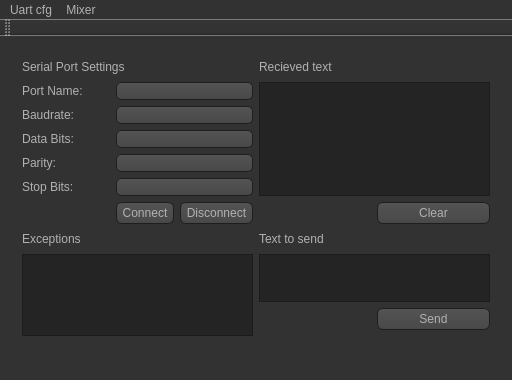
<?xml version="1.0" encoding="UTF-8"?>
<ui version="4.0">
 <class>MainWindow</class>
 <widget class="QMainWindow" name="MainWindow">
  <property name="geometry">
   <rect>
    <x>0</x>
    <y>0</y>
    <width>512</width>
    <height>380</height>
   </rect>
  </property>
  <property name="windowTitle">
   <string>MainWindow</string>
  </property>
  <property name="styleSheet">
   <string notr="true">QToolTip
{
     border: 1px solid black;
     background-color: #ffa02f;
     padding: 1px;
     border-radius: 3px;
     opacity: 100;
}

QWidget
{
    color: #b1b1b1;
    background-color: #323232;
}

QWidget:item:hover
{
    background-color: QLinearGradient( x1: 0, y1: 0, x2: 0, y2: 1, stop: 0 #ffa02f, stop: 1 #ca0619);
    color: #000000;
}

QWidget:item:selected
{
    background-color: QLinearGradient( x1: 0, y1: 0, x2: 0, y2: 1, stop: 0 #ffa02f, stop: 1 #d7801a);
}

QMenuBar::item
{
    background: transparent;
}

QMenuBar::item:selected
{
    background: transparent;
    border: 1px solid #ffaa00;
}

QMenuBar::item:pressed
{
    background: #444;
    border: 1px solid #000;
    background-color: QLinearGradient(
        x1:0, y1:0,
        x2:0, y2:1,
        stop:1 #212121,
        stop:0.4 #343434/*,
        stop:0.2 #343434,
        stop:0.1 #ffaa00*/
    );
    margin-bottom:-1px;
    padding-bottom:1px;
}

QMenu
{
    border: 1px solid #000;
}

QMenu::item
{
    padding: 2px 20px 2px 20px;
}

QMenu::item:selected
{
    color: #000000;
}

QWidget:disabled
{
    color: #404040;
    background-color: #323232;
}

QAbstractItemView
{
    background-color: QLinearGradient( x1: 0, y1: 0, x2: 0, y2: 1, stop: 0 #4d4d4d, stop: 0.1 #646464, stop: 1 #5d5d5d);
}

QWidget:focus
{
    /*border: 2px solid QLinearGradient( x1: 0, y1: 0, x2: 0, y2: 1, stop: 0 #ffa02f, stop: 1 #d7801a);*/
}

QLineEdit
{
    background-color: QLinearGradient( x1: 0, y1: 0, x2: 0, y2: 1, stop: 0 #4d4d4d, stop: 0 #646464, stop: 1 #5d5d5d);
    padding: 1px;
    border-style: solid;
    border: 1px solid #1e1e1e;
    border-radius: 5;
}

QPushButton
{
    color: #b1b1b1;
    background-color: QLinearGradient( x1: 0, y1: 0, x2: 0, y2: 1, stop: 0 #565656, stop: 0.1 #525252, stop: 0.5 #4e4e4e, stop: 0.9 #4a4a4a, stop: 1 #464646);
    border-width: 1px;
    border-color: #1e1e1e;
    border-style: solid;
    border-radius: 6;
    padding: 3px;
    font-size: 12px;
    padding-left: 5px;
    padding-right: 5px;
}

QPushButton:pressed
{
    background-color: QLinearGradient( x1: 0, y1: 0, x2: 0, y2: 1, stop: 0 #2d2d2d, stop: 0.1 #2b2b2b, stop: 0.5 #292929, stop: 0.9 #282828, stop: 1 #252525);
}

QComboBox
{
    selection-background-color: #ffaa00;
    background-color: QLinearGradient( x1: 0, y1: 0, x2: 0, y2: 1, stop: 0 #565656, stop: 0.1 #525252, stop: 0.5 #4e4e4e, stop: 0.9 #4a4a4a, stop: 1 #464646);
    border-style: solid;
    border: 1px solid #1e1e1e;
    border-radius: 5;
}

QComboBox:hover,QPushButton:hover
{
    border: 2px solid QLinearGradient( x1: 0, y1: 0, x2: 0, y2: 1, stop: 0 #ffa02f, stop: 1 #d7801a);
}


QComboBox:on
{
    padding-top: 3px;
    padding-left: 4px;
    background-color: QLinearGradient( x1: 0, y1: 0, x2: 0, y2: 1, stop: 0 #2d2d2d, stop: 0.1 #2b2b2b, stop: 0.5 #292929, stop: 0.9 #282828, stop: 1 #252525);
    selection-background-color: #ffaa00;
}

QComboBox QAbstractItemView
{
    border: 2px solid darkgray;
    selection-background-color: QLinearGradient( x1: 0, y1: 0, x2: 0, y2: 1, stop: 0 #ffa02f, stop: 1 #d7801a);
}

QComboBox::drop-down
{
     subcontrol-origin: padding;
     subcontrol-position: top right;
     width: 15px;

     border-left-width: 0px;
     border-left-color: darkgray;
     border-left-style: solid; /* just a single line */
     border-top-right-radius: 3px; /* same radius as the QComboBox */
     border-bottom-right-radius: 3px;
 }

QComboBox::down-arrow
{
     image: url(:/down_arrow.png);
}

QGroupBox:focus
{
border: 2px solid QLinearGradient( x1: 0, y1: 0, x2: 0, y2: 1, stop: 0 #ffa02f, stop: 1 #d7801a);
}

QTextEdit:focus
{
    border: 2px solid QLinearGradient( x1: 0, y1: 0, x2: 0, y2: 1, stop: 0 #ffa02f, stop: 1 #d7801a);
}

QScrollBar:horizontal {
     border: 1px solid #222222;
     background: QLinearGradient( x1: 0, y1: 0, x2: 0, y2: 1, stop: 0.0 #121212, stop: 0.2 #282828, stop: 1 #484848);
     height: 7px;
     margin: 0px 16px 0 16px;
}

QScrollBar::handle:horizontal
{
      background: QLinearGradient( x1: 0, y1: 0, x2: 1, y2: 0, stop: 0 #ffa02f, stop: 0.5 #d7801a, stop: 1 #ffa02f);
      min-height: 20px;
      border-radius: 2px;
}

QScrollBar::add-line:horizontal {
      border: 1px solid #1b1b19;
      border-radius: 2px;
      background: QLinearGradient( x1: 0, y1: 0, x2: 1, y2: 0, stop: 0 #ffa02f, stop: 1 #d7801a);
      width: 14px;
      subcontrol-position: right;
      subcontrol-origin: margin;
}

QScrollBar::sub-line:horizontal {
      border: 1px solid #1b1b19;
      border-radius: 2px;
      background: QLinearGradient( x1: 0, y1: 0, x2: 1, y2: 0, stop: 0 #ffa02f, stop: 1 #d7801a);
      width: 14px;
     subcontrol-position: left;
     subcontrol-origin: margin;
}

QScrollBar::right-arrow:horizontal, QScrollBar::left-arrow:horizontal
{
      border: 1px solid black;
      width: 1px;
      height: 1px;
      background: white;
}

QScrollBar::add-page:horizontal, QScrollBar::sub-page:horizontal
{
      background: none;
}

QScrollBar:vertical
{
      background: QLinearGradient( x1: 0, y1: 0, x2: 1, y2: 0, stop: 0.0 #121212, stop: 0.2 #282828, stop: 1 #484848);
      width: 7px;
      margin: 16px 0 16px 0;
      border: 1px solid #222222;
}

QScrollBar::handle:vertical
{
      background: QLinearGradient( x1: 0, y1: 0, x2: 0, y2: 1, stop: 0 #ffa02f, stop: 0.5 #d7801a, stop: 1 #ffa02f);
      min-height: 20px;
      border-radius: 2px;
}

QScrollBar::add-line:vertical
{
      border: 1px solid #1b1b19;
      border-radius: 2px;
      background: QLinearGradient( x1: 0, y1: 0, x2: 0, y2: 1, stop: 0 #ffa02f, stop: 1 #d7801a);
      height: 14px;
      subcontrol-position: bottom;
      subcontrol-origin: margin;
}

QScrollBar::sub-line:vertical
{
      border: 1px solid #1b1b19;
      border-radius: 2px;
      background: QLinearGradient( x1: 0, y1: 0, x2: 0, y2: 1, stop: 0 #d7801a, stop: 1 #ffa02f);
      height: 14px;
      subcontrol-position: top;
      subcontrol-origin: margin;
}

QScrollBar::up-arrow:vertical, QScrollBar::down-arrow:vertical
{
      border: 1px solid black;
      width: 1px;
      height: 1px;
      background: white;
}


QScrollBar::add-page:vertical, QScrollBar::sub-page:vertical
{
      background: none;
}

QTextEdit
{
    background-color: #242424;
}

QPlainTextEdit
{
    background-color: #242424;
}

QHeaderView::section
{
    background-color: QLinearGradient(x1:0, y1:0, x2:0, y2:1, stop:0 #616161, stop: 0.5 #505050, stop: 0.6 #434343, stop:1 #656565);
    color: white;
    padding-left: 4px;
    border: 1px solid #6c6c6c;
}

QCheckBox:disabled
{
color: #414141;
}

QDockWidget::title
{
    text-align: center;
    spacing: 3px; /* spacing between items in the tool bar */
    background-color: QLinearGradient(x1:0, y1:0, x2:0, y2:1, stop:0 #323232, stop: 0.5 #242424, stop:1 #323232);
}

QDockWidget::close-button, QDockWidget::float-button
{
    text-align: center;
    spacing: 1px; /* spacing between items in the tool bar */
    background-color: QLinearGradient(x1:0, y1:0, x2:0, y2:1, stop:0 #323232, stop: 0.5 #242424, stop:1 #323232);
}

QDockWidget::close-button:hover, QDockWidget::float-button:hover
{
    background: #242424;
}

QDockWidget::close-button:pressed, QDockWidget::float-button:pressed
{
    padding: 1px -1px -1px 1px;
}

QMainWindow::separator
{
    background-color: QLinearGradient(x1:0, y1:0, x2:0, y2:1, stop:0 #161616, stop: 0.5 #151515, stop: 0.6 #212121, stop:1 #343434);
    color: white;
    padding-left: 4px;
    border: 1px solid #4c4c4c;
    spacing: 3px; /* spacing between items in the tool bar */
}

QMainWindow::separator:hover
{

    background-color: QLinearGradient(x1:0, y1:0, x2:0, y2:1, stop:0 #d7801a, stop:0.5 #b56c17 stop:1 #ffa02f);
    color: white;
    padding-left: 4px;
    border: 1px solid #6c6c6c;
    spacing: 3px; /* spacing between items in the tool bar */
}

QToolBar::handle
{
     spacing: 3px; /* spacing between items in the tool bar */
     background: url(:/images/handle.png);
}

QMenu::separator
{
    height: 2px;
    background-color: QLinearGradient(x1:0, y1:0, x2:0, y2:1, stop:0 #161616, stop: 0.5 #151515, stop: 0.6 #212121, stop:1 #343434);
    color: white;
    padding-left: 4px;
    margin-left: 10px;
    margin-right: 5px;
}

QProgressBar
{
    border: 2px solid grey;
    border-radius: 5px;
    text-align: center;
}

QProgressBar::chunk
{
    background-color: #d7801a;
    width: 2.15px;
    margin: 0.5px;
}

QTabBar::tab {
    color: #b1b1b1;
    border: 1px solid #444;
    border-bottom-style: none;
    background-color: #323232;
    padding-left: 10px;
    padding-right: 10px;
    padding-top: 3px;
    padding-bottom: 2px;
    margin-right: -1px;
}

QTabWidget::pane {
    border: 1px solid #444;
    top: 1px;
}

QTabBar::tab:last
{
    margin-right: 0; /* the last selected tab has nothing to overlap with on the right */
    border-top-right-radius: 3px;
}

QTabBar::tab:first:!selected
{
 margin-left: 0px; /* the last selected tab has nothing to overlap with on the right */


    border-top-left-radius: 3px;
}

QTabBar::tab:!selected
{
    color: #b1b1b1;
    border-bottom-style: solid;
    margin-top: 3px;
    background-color: QLinearGradient(x1:0, y1:0, x2:0, y2:1, stop:1 #212121, stop:.4 #343434);
}

QTabBar::tab:selected
{
    border-top-left-radius: 3px;
    border-top-right-radius: 3px;
    margin-bottom: 0px;
}

QTabBar::tab:!selected:hover
{
    /*border-top: 2px solid #ffaa00;
    padding-bottom: 3px;*/
    border-top-left-radius: 3px;
    border-top-right-radius: 3px;
    background-color: QLinearGradient(x1:0, y1:0, x2:0, y2:1, stop:1 #212121, stop:0.4 #343434, stop:0.2 #343434, stop:0.1 #ffaa00);
}

QRadioButton::indicator:checked, QRadioButton::indicator:unchecked{
    color: #b1b1b1;
    background-color: #323232;
    border: 1px solid #b1b1b1;
    border-radius: 6px;
}

QRadioButton::indicator:checked
{
    background-color: qradialgradient(
        cx: 0.5, cy: 0.5,
        fx: 0.5, fy: 0.5,
        radius: 1.0,
        stop: 0.25 #ffaa00,
        stop: 0.3 #323232
    );
}

QCheckBox::indicator{
    color: #b1b1b1;
    background-color: #323232;
    border: 1px solid #b1b1b1;
    width: 9px;
    height: 9px;
}

QRadioButton::indicator
{
    border-radius: 6px;
}

QRadioButton::indicator:hover, QCheckBox::indicator:hover
{
    border: 1px solid #ffaa00;
}

QCheckBox::indicator:checked
{
    image:url(:/images/checkbox.png);
}

QCheckBox::indicator:disabled, QRadioButton::indicator:disabled
{
    border: 1px solid #444;
}</string>
  </property>
  <widget class="QWidget" name="centralWidget">
   <layout class="QGridLayout" name="gridLayout_7">
    <item row="0" column="1">
     <widget class="QStackedWidget" name="stackedWidget">
      <property name="mouseTracking">
       <bool>true</bool>
      </property>
      <property name="currentIndex">
       <number>0</number>
      </property>
      <widget class="QWidget" name="Page1">
       <layout class="QGridLayout" name="gridLayout_6">
        <item row="1" column="0">
         <layout class="QGridLayout" name="gridLayout_4">
          <item row="0" column="0">
           <widget class="QLabel" name="label_8">
            <property name="text">
             <string>Exceptions</string>
            </property>
           </widget>
          </item>
          <item row="0" column="1">
           <spacer name="horizontalSpacer_7">
            <property name="orientation">
             <enum>Qt::Horizontal</enum>
            </property>
            <property name="sizeHint" stdset="0">
             <size>
              <width>68</width>
              <height>18</height>
             </size>
            </property>
           </spacer>
          </item>
          <item row="1" column="0" colspan="2">
           <widget class="QPlainTextEdit" name="ExceptionText">
            <property name="enabled">
             <bool>true</bool>
            </property>
            <property name="readOnly">
             <bool>true</bool>
            </property>
           </widget>
          </item>
         </layout>
        </item>
        <item row="0" column="0">
         <layout class="QGridLayout" name="gridLayout_5">
          <item row="0" column="0">
           <layout class="QHBoxLayout" name="horizontalLayout">
            <item>
             <widget class="QLabel" name="label_9">
              <property name="text">
               <string>Serial Port Settings</string>
              </property>
             </widget>
            </item>
            <item>
             <spacer name="horizontalSpacer_8">
              <property name="orientation">
               <enum>Qt::Horizontal</enum>
              </property>
              <property name="sizeHint" stdset="0">
               <size>
                <width>68</width>
                <height>18</height>
               </size>
              </property>
             </spacer>
            </item>
           </layout>
          </item>
          <item row="1" column="0">
           <layout class="QGridLayout" name="gridLayout">
            <item row="10" column="0">
             <spacer name="horizontalSpacer_3">
              <property name="orientation">
               <enum>Qt::Horizontal</enum>
              </property>
              <property name="sizeHint" stdset="0">
               <size>
                <width>40</width>
                <height>22</height>
               </size>
              </property>
             </spacer>
            </item>
            <item row="10" column="1">
             <widget class="QPushButton" name="ConnectButton">
              <property name="text">
               <string>Connect</string>
              </property>
             </widget>
            </item>
            <item row="1" column="0">
             <widget class="QLabel" name="label_7">
              <property name="text">
               <string>Port Name:</string>
              </property>
             </widget>
            </item>
            <item row="2" column="0">
             <widget class="QLabel" name="label">
              <property name="text">
               <string>Baudrate:</string>
              </property>
             </widget>
            </item>
            <item row="2" column="1" colspan="2">
             <widget class="QComboBox" name="BaudrateBox"/>
            </item>
            <item row="3" column="0">
             <widget class="QLabel" name="label_2">
              <property name="text">
               <string>Data Bits:</string>
              </property>
             </widget>
            </item>
            <item row="4" column="0">
             <widget class="QLabel" name="label_4">
              <property name="text">
               <string>Parity:</string>
              </property>
             </widget>
            </item>
            <item row="1" column="1" colspan="2">
             <widget class="QComboBox" name="PortBox"/>
            </item>
            <item row="4" column="1" colspan="2">
             <widget class="QComboBox" name="ParityBox"/>
            </item>
            <item row="5" column="0">
             <widget class="QLabel" name="label_3">
              <property name="text">
               <string>Stop Bits:</string>
              </property>
             </widget>
            </item>
            <item row="3" column="1" colspan="2">
             <widget class="QComboBox" name="DataBox"/>
            </item>
            <item row="5" column="1" colspan="2">
             <widget class="QComboBox" name="StopBox">
              <property name="enabled">
               <bool>true</bool>
              </property>
             </widget>
            </item>
            <item row="10" column="2">
             <widget class="QPushButton" name="DisconnectButton">
              <property name="text">
               <string>Disconnect</string>
              </property>
             </widget>
            </item>
           </layout>
          </item>
         </layout>
        </item>
        <item row="0" column="1">
         <layout class="QGridLayout" name="gridLayout_3">
          <item row="0" column="0">
           <widget class="QLabel" name="label_6">
            <property name="text">
             <string>Recieved text</string>
            </property>
           </widget>
          </item>
          <item row="2" column="1">
           <widget class="QPushButton" name="ClearButton">
            <property name="text">
             <string>Clear</string>
            </property>
           </widget>
          </item>
          <item row="2" column="0">
           <spacer name="horizontalSpacer_4">
            <property name="orientation">
             <enum>Qt::Horizontal</enum>
            </property>
            <property name="sizeHint" stdset="0">
             <size>
              <width>68</width>
              <height>18</height>
             </size>
            </property>
           </spacer>
          </item>
          <item row="0" column="1">
           <spacer name="horizontalSpacer_5">
            <property name="orientation">
             <enum>Qt::Horizontal</enum>
            </property>
            <property name="sizeHint" stdset="0">
             <size>
              <width>68</width>
              <height>18</height>
             </size>
            </property>
           </spacer>
          </item>
          <item row="1" column="0" colspan="2">
           <widget class="QPlainTextEdit" name="RecievedPlainText">
            <property name="readOnly">
             <bool>true</bool>
            </property>
           </widget>
          </item>
         </layout>
        </item>
        <item row="1" column="1">
         <layout class="QGridLayout" name="gridLayout_2">
          <item row="1" column="0" colspan="2">
           <widget class="QPlainTextEdit" name="SendPlainText"/>
          </item>
          <item row="0" column="0">
           <widget class="QLabel" name="label_5">
            <property name="text">
             <string>Text to send</string>
            </property>
           </widget>
          </item>
          <item row="0" column="1">
           <spacer name="horizontalSpacer_6">
            <property name="orientation">
             <enum>Qt::Horizontal</enum>
            </property>
            <property name="sizeHint" stdset="0">
             <size>
              <width>68</width>
              <height>18</height>
             </size>
            </property>
           </spacer>
          </item>
          <item row="2" column="1">
           <widget class="QPushButton" name="SendButton">
            <property name="text">
             <string>Send</string>
            </property>
           </widget>
          </item>
          <item row="2" column="0" rowspan="2">
           <spacer name="horizontalSpacer_2">
            <property name="orientation">
             <enum>Qt::Horizontal</enum>
            </property>
            <property name="sizeHint" stdset="0">
             <size>
              <width>68</width>
              <height>18</height>
             </size>
            </property>
           </spacer>
          </item>
         </layout>
        </item>
       </layout>
      </widget>
      <widget class="QWidget" name="page_3">
       <layout class="QGridLayout" name="gridLayout_16">
        <item row="0" column="0">
         <layout class="QGridLayout" name="gridLayout_15">
          <item row="0" column="0">
           <spacer name="verticalSpacer">
            <property name="orientation">
             <enum>Qt::Vertical</enum>
            </property>
            <property name="sizeHint" stdset="0">
             <size>
              <width>17</width>
              <height>13</height>
             </size>
            </property>
           </spacer>
          </item>
          <item row="11" column="2">
           <widget class="QDial" name="volume_dial">
            <property name="enabled">
             <bool>false</bool>
            </property>
           </widget>
          </item>
          <item row="10" column="2">
           <widget class="QLabel" name="label_19">
            <property name="layoutDirection">
             <enum>Qt::LeftToRight</enum>
            </property>
            <property name="text">
             <string>Volume</string>
            </property>
            <property name="alignment">
             <set>Qt::AlignCenter</set>
            </property>
           </widget>
          </item>
          <item row="12" column="0">
           <spacer name="verticalSpacer_2">
            <property name="orientation">
             <enum>Qt::Vertical</enum>
            </property>
            <property name="sizeHint" stdset="0">
             <size>
              <width>20</width>
              <height>40</height>
             </size>
            </property>
           </spacer>
          </item>
          <item row="4" column="2">
           <widget class="QPushButton" name="pushButton">
            <property name="text">
             <string>Send configuration</string>
            </property>
           </widget>
          </item>
          <item row="3" column="0" rowspan="9" colspan="2">
           <layout class="QGridLayout" name="gridLayout_14">
            <item row="1" column="0">
             <widget class="QPushButton" name="klaw1">
              <property name="text">
               <string>1</string>
              </property>
             </widget>
            </item>
            <item row="3" column="0">
             <widget class="QPushButton" name="klaw4">
              <property name="text">
               <string>4</string>
              </property>
             </widget>
            </item>
            <item row="1" column="2">
             <widget class="QPushButton" name="klaw3">
              <property name="text">
               <string>3</string>
              </property>
             </widget>
            </item>
            <item row="1" column="1">
             <widget class="QPushButton" name="klaw2">
              <property name="text">
               <string>2</string>
              </property>
             </widget>
            </item>
            <item row="3" column="1">
             <widget class="QPushButton" name="klaw5">
              <property name="text">
               <string>5</string>
              </property>
             </widget>
            </item>
            <item row="3" column="2">
             <widget class="QPushButton" name="klaw6">
              <property name="text">
               <string>6</string>
              </property>
             </widget>
            </item>
            <item row="5" column="0">
             <widget class="QPushButton" name="klaw7">
              <property name="text">
               <string>7</string>
              </property>
             </widget>
            </item>
            <item row="7" column="2">
             <widget class="QPushButton" name="klaw_star">
              <property name="text">
               <string>*</string>
              </property>
             </widget>
            </item>
            <item row="5" column="2">
             <widget class="QPushButton" name="klaw9">
              <property name="text">
               <string>9</string>
              </property>
             </widget>
            </item>
            <item row="5" column="1">
             <widget class="QPushButton" name="klaw8">
              <property name="text">
               <string>8</string>
              </property>
             </widget>
            </item>
            <item row="7" column="1">
             <widget class="QPushButton" name="klaw0">
              <property name="text">
               <string>0</string>
              </property>
             </widget>
            </item>
            <item row="7" column="0">
             <widget class="QPushButton" name="klaw_hash">
              <property name="text">
               <string>#</string>
              </property>
             </widget>
            </item>
            <item row="0" column="0">
             <widget class="QLCDNumber" name="lcd_1"/>
            </item>
            <item row="6" column="0">
             <widget class="QLCDNumber" name="lcd_hash"/>
            </item>
            <item row="4" column="0">
             <widget class="QLCDNumber" name="lcd_7"/>
            </item>
            <item row="2" column="0">
             <widget class="QLCDNumber" name="lcd_4"/>
            </item>
            <item row="0" column="1">
             <widget class="QLCDNumber" name="lcd_2"/>
            </item>
            <item row="2" column="1">
             <widget class="QLCDNumber" name="lcd_5"/>
            </item>
            <item row="4" column="1">
             <widget class="QLCDNumber" name="lcd_8"/>
            </item>
            <item row="6" column="1">
             <widget class="QLCDNumber" name="lcd_0"/>
            </item>
            <item row="6" column="2">
             <widget class="QLCDNumber" name="lcd_star"/>
            </item>
            <item row="4" column="2">
             <widget class="QLCDNumber" name="lcd_9"/>
            </item>
            <item row="2" column="2">
             <widget class="QLCDNumber" name="lcd_6"/>
            </item>
            <item row="0" column="2">
             <widget class="QLCDNumber" name="lcd_3"/>
            </item>
           </layout>
          </item>
          <item row="5" column="2">
           <spacer name="verticalSpacer_3">
            <property name="orientation">
             <enum>Qt::Vertical</enum>
            </property>
            <property name="sizeHint" stdset="0">
             <size>
              <width>20</width>
              <height>40</height>
             </size>
            </property>
           </spacer>
          </item>
          <item row="12" column="2">
           <widget class="QLCDNumber" name="lcd_volume"/>
          </item>
          <item row="12" column="1">
           <widget class="QLabel" name="label_10">
            <property name="font">
             <font>
              <pointsize>14</pointsize>
             </font>
            </property>
            <property name="text">
             <string>Duty cycle(%):</string>
            </property>
            <property name="alignment">
             <set>Qt::AlignRight|Qt::AlignTrailing|Qt::AlignVCenter</set>
            </property>
           </widget>
          </item>
         </layout>
        </item>
       </layout>
      </widget>
      <widget class="QWidget" name="pageSongs">
       <layout class="QGridLayout" name="gridLayout_8">
        <item row="0" column="0">
         <widget class="QComboBox" name="songsBox"/>
        </item>
        <item row="0" column="1">
         <widget class="QPushButton" name="playButton">
          <property name="text">
           <string>         PLAY         </string>
          </property>
         </widget>
        </item>
        <item row="1" column="0">
         <widget class="QTextEdit" name="textSong">
          <property name="readOnly">
           <bool>true</bool>
          </property>
         </widget>
        </item>
        <item row="1" column="1">
         <spacer name="verticalSpacer_4">
          <property name="orientation">
           <enum>Qt::Vertical</enum>
          </property>
          <property name="sizeHint" stdset="0">
           <size>
            <width>20</width>
            <height>260</height>
           </size>
          </property>
         </spacer>
        </item>
       </layout>
      </widget>
     </widget>
    </item>
   </layout>
  </widget>
  <widget class="QMenuBar" name="menuBar">
   <property name="geometry">
    <rect>
     <x>0</x>
     <y>0</y>
     <width>512</width>
     <height>21</height>
    </rect>
   </property>
   <widget class="QMenu" name="menuUart_cfg">
    <property name="title">
     <string>Uart cfg</string>
    </property>
    <addaction name="actionGoTo"/>
   </widget>
   <widget class="QMenu" name="menuMixer">
    <property name="title">
     <string>Mixer</string>
    </property>
    <addaction name="actionGoTo_2"/>
    <addaction name="actionSongs"/>
   </widget>
   <addaction name="menuUart_cfg"/>
   <addaction name="menuMixer"/>
  </widget>
  <widget class="QToolBar" name="mainToolBar">
   <attribute name="toolBarArea">
    <enum>TopToolBarArea</enum>
   </attribute>
   <attribute name="toolBarBreak">
    <bool>false</bool>
   </attribute>
  </widget>
  <widget class="QStatusBar" name="statusBar"/>
  <action name="actionGoTo">
   <property name="text">
    <string>Serial Settings</string>
   </property>
  </action>
  <action name="actionGoTo_2">
   <property name="text">
    <string>Keyboard Settings</string>
   </property>
  </action>
  <action name="actionSongs">
   <property name="text">
    <string>Songs</string>
   </property>
  </action>
 </widget>
 <layoutdefault spacing="6" margin="11"/>
 <resources/>
 <connections/>
</ui>
